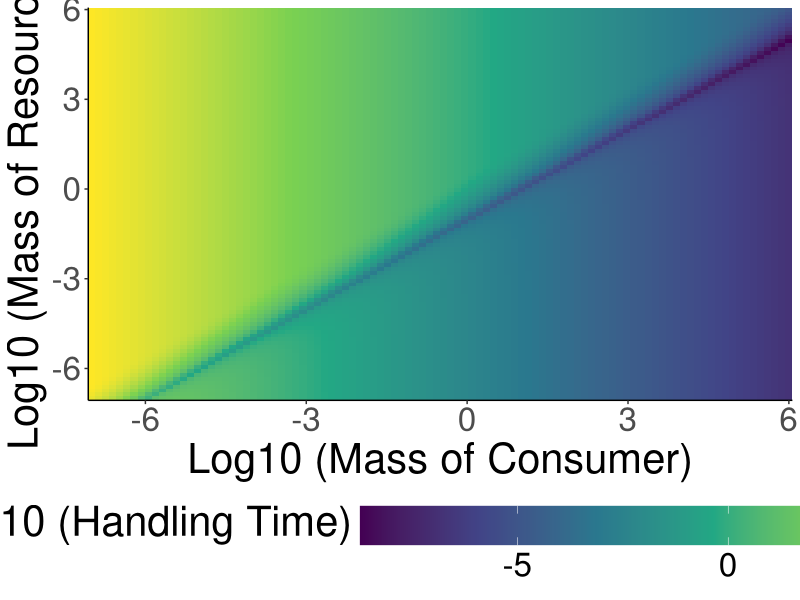
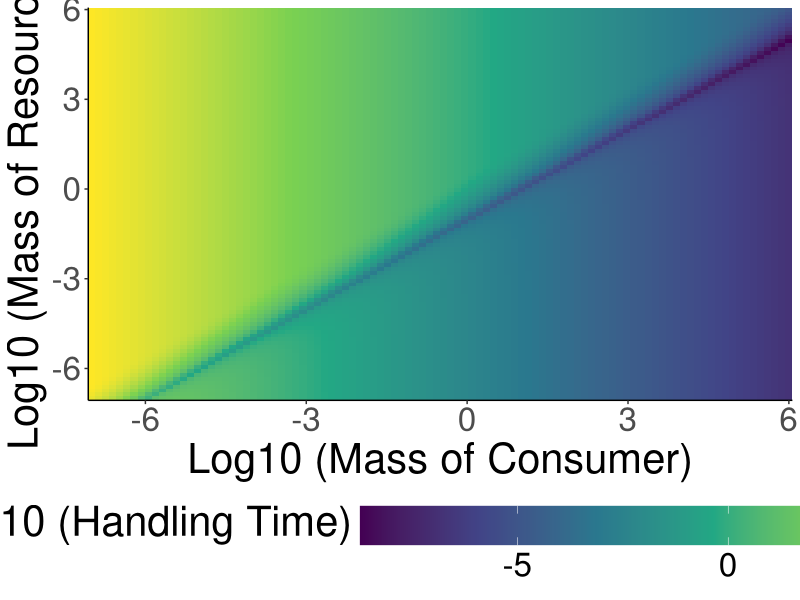

Write the R code that produced these figures, in order.
#######################################
## Plot handling time changes with mass
#######################################

library(tidyverse)

gpath = "/home/ben/Documents/TangledMT/Paper/Figures/"
setwd(gpath)

H0 = 1
B = 0.75
Rp = 0.1
a = 1
c = 1
P0 = 1 ## Temperature constant (vary by taxa)
k = 8.6173*(10^-5) ## Boltzmann constant
T0 = 293.15 ## 0 celsius in Kelvin
E = 0 ## Activation energy

temp = 20 ## teperatures in celsius
masses = seq(log10(0.0000001), log10(1000000), length.out = 100)
masses = 10^masses
masses = expand.grid(masses, masses, temp) %>% rename("mi" = 1, "mj" = 2, "T" = 3)

calculateHandling = function(mi, mj, T) {

    Hij = H0*(mi^(-B))*(1-(a*exp(-(((mj/mi) - Rp)^2)/2*(c)^2)))*(P0)*(exp(1)^(-E/(k*(T + T0))))

    return(Hij)

}

masses = masses %>% mutate(Hij = calculateHandling(mi, mj, T))

ggplot(masses, aes(log10(mi),log10(mj), fill = log10(Hij))) +
    geom_raster() +
    theme_classic() +
    scale_fill_viridis_c() +
    labs(x = "Log10 (Mass of Consumer)", y = "Log10 (Mass of Resource)", fill = "Log10 (Handling Time)") +
    theme(text = element_text(size = 30)) +
    scale_y_continuous(expand = c(0, 0)) +
    scale_x_continuous(expand = c(0, 0)) +
    theme(legend.position = "bottom",
    legend.key.size = unit(1, 'cm'), #change legend key size
    legend.key.height = unit(1, 'cm'), #change legend key height
    legend.key.width = unit(3, 'cm'),
    legend.title = element_text(vjust = 1))

ggsave(filename = "handlingTime.png", width = 10, height = 10)
